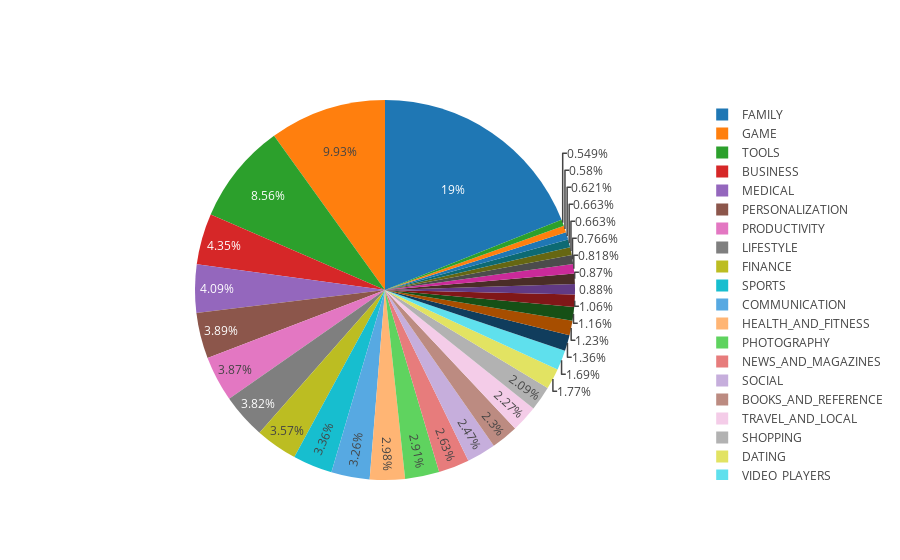

Notebook code cell kept with this figure:
### Code cell
number_of_apps_in_category = df['Category'].value_counts().sort_values(ascending=True)

data = [go.Pie(
        labels = number_of_apps_in_category.index,
        values = number_of_apps_in_category.values,
        hoverinfo = 'label+value'
    
)]

plotly.offline.iplot(data, filename='active_category')

### Figure 1 — Plotly figure (JSON) as saved in the notebook; plotly's stock layout.template omitted (floating-point values rounded to 4 significant figures)
{"data": [{"hoverinfo": "label+value", "labels": ["BEAUTY", "COMICS", "PARENTING", "ART_AND_DESIGN", "EVENTS", "HOUSE_AND_HOME", "WEATHER", "LIBRARIES_AND_DEMO", "AUTO_AND_VEHICLES", "ENTERTAINMENT", "FOOD_AND_DRINK", "EDUCATION", "MAPS_AND_NAVIGATION", "VIDEO_PLAYERS", "DATING", "SHOPPING", "TRAVEL_AND_LOCAL", "BOOKS_AND_REFERENCE", "SOCIAL", "NEWS_AND_MAGAZINES", "PHOTOGRAPHY", "HEALTH_AND_FITNESS", "COMMUNICATION", "SPORTS", "FINANCE", "LIFESTYLE", "PRODUCTIVITY", "PERSONALIZATION", "MEDICAL", "BUSINESS", "TOOLS", "GAME", "FAMILY"], "type": "pie", "uid": "64d5f7f7-47be-4710-a2e7-04fe6452ffd9", "values": [53, 56, 60, 64, 64, 74, 79, 84, 85, 102, 112, 119, 131, 163, 171, 202, 219, 222, 239, 254, 281, 288, 315, 325, 345, 369, 374, 376, 395, 420, 827, 959, 1832]}], "layout": {}}
